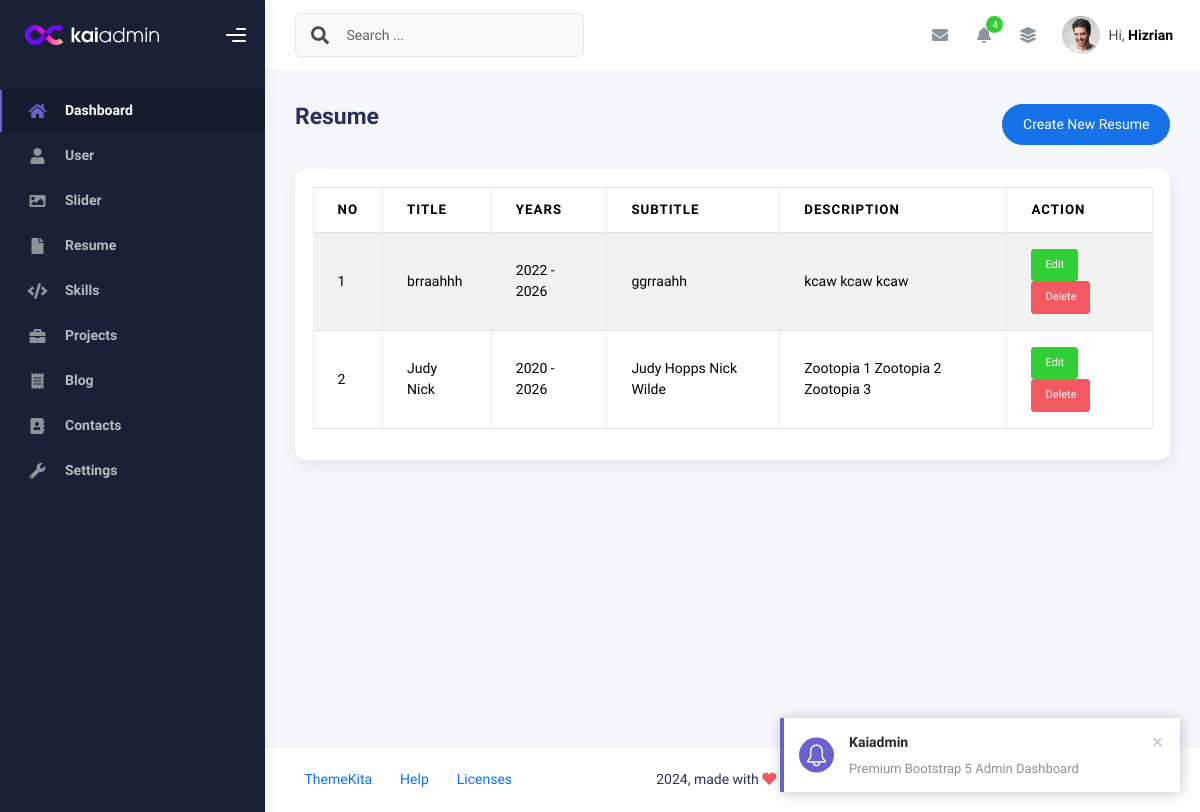
Page /admin/app.php?page=resume (signed in) on the earlier database version.
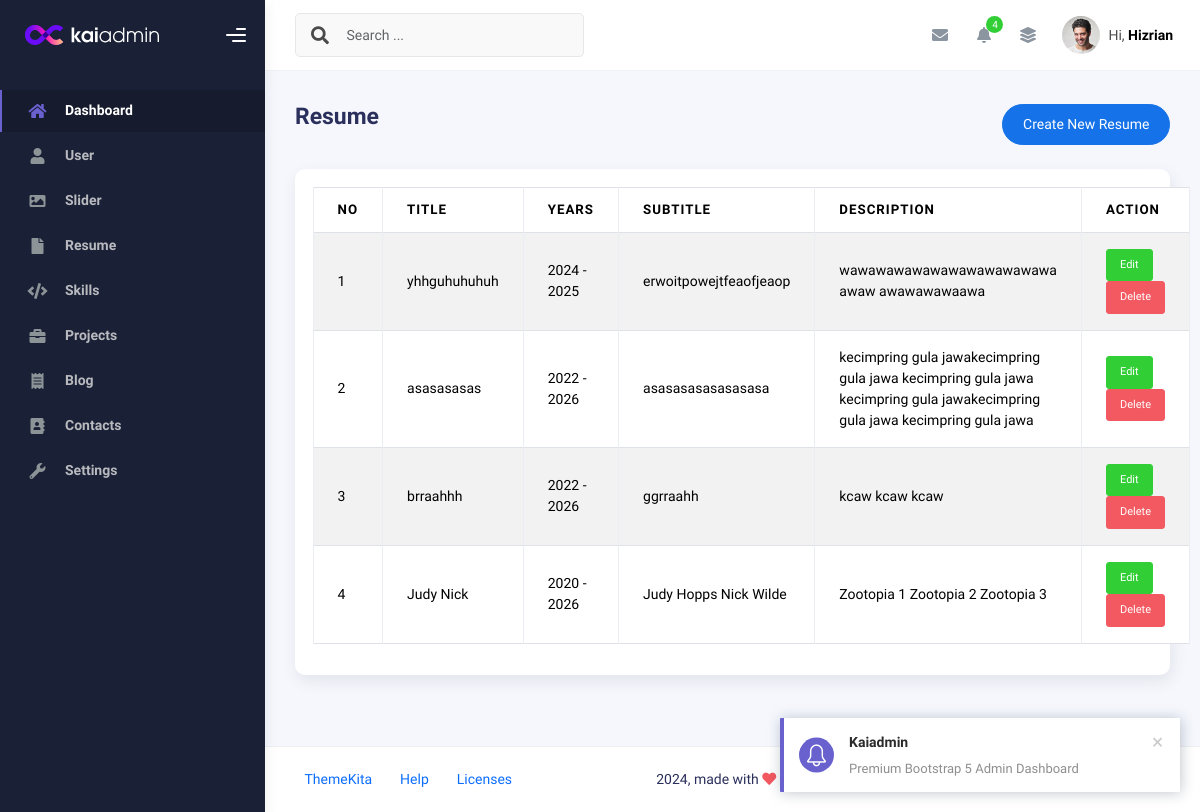
Same page on the later database version.
### tables this page shows
CREATE TABLE `resume` (
  `id` int(11) NOT NULL,
  `title` varchar(50) NOT NULL,
  `year_start` year(4) NOT NULL,
  `year_end` year(4) NOT NULL,
  `subtitle` varchar(50) NOT NULL,
  `description` text NOT NULL,
  `created_at` timestamp NOT NULL DEFAULT current_timestamp(),
  `updated_at` timestamp NULL DEFAULT NULL ON UPDATE current_timestamp()
);

### admin/resume.php (the view, shortened to what this page needs)
<?php
$query = mysqli_query($conn, "SELECT * FROM resume ORDER BY id DESC");
$rows = mysqli_fetch_all($query, MYSQLI_ASSOC);
?>
<div class="d-flex align-items-left align-items-md-center flex-column
            flex-md-row pt-2 pb-4">
  <div>
    <h3 class="fw-bold mb-3">Resume</h3>
  </div>
  <div class="ms-md-auto py-2 py-md-0">
    <a href="app.php?page=create-resume" class="btn btn-primary
              btn-round">Create New Resume</a>
  </div>
</div>
<div class="row">
  <div class="col-sm-6 col-md-12">
    <div class="card">
      <div class="card-body">
        <table class="table table-bordered table-striped">
          <thead>
            <tr>
              <th>No</th>
              <th>Title</th>
              <th>Years</th>
              <th>Subtitle</th>
              <th>Description</th>
              <th>Action</th>
            </tr>
          </thead>
          <tbody>
            <?php foreach ($rows as $index => $row): ?>
              <tr>
                <td><?php echo $index += 1 ?></td>
                <td><?php echo $row['title'] ?></td>
                <td><?php echo $row['year_start'] . " - " . $row['year_end'] ?></td>
                <td><?php echo $row['subtitle'] ?></td>
                <td><?php echo $row['description'] ?></td>
                <td>
                  <a class="btn btn-success btn-sm"
                    href="app.php?page=create-resume&edit=<?php echo $row['id'] ?>">Edit</a>
                  <a onclick="return confirm('Are you sure want to delete this data?')"
                    class="btn btn-danger btn-sm"
                    href="app.php?page=resume&delete=<?php echo $row['id'] ?>">Delete</a>
                </td>
              </tr>
            <?php endforeach ?>
          </tbody>
        </table>
      </div>
    </div>
  </div>
</div>

Differences in the rows shown:
added resume: index "1", title "yhhguhuhuhuh", year_start "2024", year_end "2025", subtitle "erwoitpowejtfeaofjeaop", description "wawawawawawawawawawawawa awaw awawawawaawa"
added resume: index "2", title "asasasasas", year_start "2022", year_end "2026", subtitle "asasasasasasasasa", description "kecimpring gula jawakecimpring gula jawa kecimpring gula jawa kecimpring gula jawakecimpring gula jawa kecimpring gula jawa"
computed for resume "brraahhh": index "1" → "3"
computed for resume "Judy Nick": index "2" → "4"
